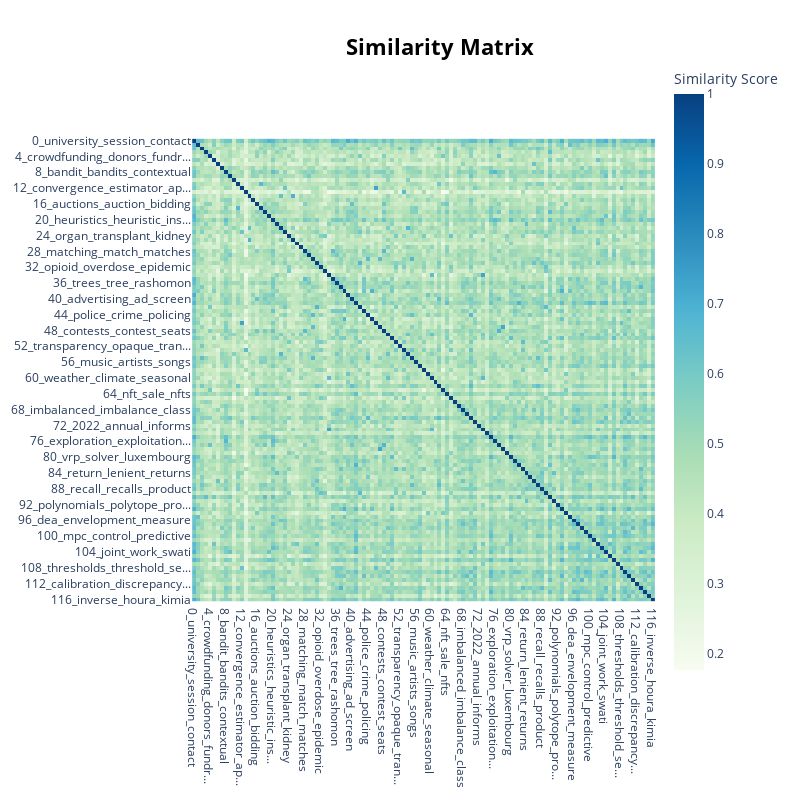

Source (notebook cell):
### Code cell
#Visualizing Topic Similarity (Determining which topics are related)
#topic_model.visualize_heatmap(n_clusters=20, width=1000, height=1000)
topic_model.visualize_heatmap()

### Figure 1 — Plotly figure (JSON) as saved in the notebook; plotly's stock layout.template omitted (floating-point values rounded to 4 significant figures; data arrays with more than 128 entries replaced by an {"elided": "..."} marker saying what was removed)
{"data": [{"coloraxis": "coloraxis", "hovertemplate": "x: %{x}<br>y: %{y}<br>Similarity Score: %{z}<extra></extra>", "name": "0", "type": "heatmap", "x": ["0_university_session_contact", "1_integer_mixedinteger_prog...", "2_privacy_differential_priv...", "3_blockchain_cryptocurrency...", "4_crowdfunding_donors_fundr...", "5_quantum_qubo_computing", "6_fairness_fair_notions", "7_drone_drones_delivery", "8_bandit_bandits_contextual", "9_workers_wage_worker", "10_farmers_yield_agricultural", "11_reviews_review_online", "12_convergence_estimator_ap...", "13_vaccine_vaccination_vacc...", "14_carbon_co2_emissions", "15_train_rail_trains", "16_auctions_auction_bidding", "17_recommendation_recommend...", "18_platforms_platform_sellers", "19_contact_tabishiitk_yundu...", "20_heuristics_heuristic_ins...", "21_portfolio_returns_stock", "22_environmental_sustainabi...", "23_policy_policies_optimal", "24_organ_transplant_kidney", "25_hydrogen_h2_energy", "26_simulation_simulations_s...", "27_wildfire_wildfires_ignit...", "28_matching_match_matches", "29_benders_decomposition_cuts", "30_defender_attacker_attack", "31_causal_treatment_inference", "32_opioid_overdose_epidemic", "33_telehealth_telemedicine_...", "34_forecasts_forecast_forec...", "35_graph_graphs_maximum", "36_trees_tree_rashomon", "37_anomaly_detection_unsupe...", "38_matrix_lowrank_factoriza...", "39_facility_location_facili...", "40_advertising_ad_screen", "41_fitradeoff_multicriteria...", "42_interventions_interventi...", "43_clustering_clusters_clus...", "44_police_crime_policing", "45_tensor_tensors_embedding", "46_convergence_fw_iteration", "47_adversarial_training_rob...", "48_contests_contest_seats", "49_wind_offshore_onshore", "50_gaussian_gp_process", "51_diabetes_maternal_adverse", "52_transparency_opaque_tran...", "53_spread_disease_epidemics", "54_conservation_wildlife_sp...", "55_cyber_cybersecurity_cybe...", "56_music_artists_songs", "57_bilevel_optimization_inner", "58_cancer_radiation_radioth...", "59_parking_curbspace_double", "60_weather_climate_seasonal", "61_refugees_refugee_resettl...", "62_misinformation_news_rumor", "63_loans_lending_borrowers", "64_nft_sale_nfts", "65_sepsis_icu_septic", "66_token_tokens_uniswap", "67_escooters_escooter_rebal...", "68_imbalanced_imbalance_class", "69_label_labels_labeling", "70_trafficking_sex_commercial", "71_metrics_performance_metric", "72_2022_annual_informs", "73_solar_forecasting_irradi...", "74_chatbot_chatbots_machines", "75_gams_wabash_tutorial", "76_exploration_exploitation...", "77_crowdsourcing_voters_wis...", "78_gan_generative_gans", "79_cardiac_arrhythmias_ecg", "80_vrp_solver_luxembourg", "81_census_vh_tract", "82_federated_learning_multi...", "83_screening_mass_fibrosis", "84_return_lenient_returns", "85_audits_audit_auditing", "86_bias_implicit_keywords", "87_trust_dapps_dapp", "88_recall_recalls_product", "89_adherence_medication_tre...", "90_decentralized_queuing_mu...", "91_remanufacturing_remanufa...", "92_polynomials_polytope_pro...", "93_component_pca_principal", "94_renters_lease_renter", "95_generation_column_column...", "96_dea_envelopment_measure", "97_drsubmodular_submodular_...", "98_outage_power_outages", "99_nphard_graphic_matroid", "100_mpc_control_predictive", "101_mip_righthand_sides", "102_physics_physicsinformed...", "103_multiobjective_pareto_f...", "104_joint_work_swati", "105_stability_lyapunov_cont...", "106_decoder_keys_rko", "107_microgrids_microgrid_ad...", "108_thresholds_threshold_se...", "109_namnc_explain_deep", "110_svm_costsensitive_ksmmfs", "111_congestion_refunding_toll", "112_calibration_discrepancy...", "113_defect_inspection_chiao", "114_tierwise_bwe_amplificat...", "115_hyperparameters_tuning_...", "116_inverse_houra_kimia"], "xaxis": "x", "y": ["0_university_session_contact", "1_integer_mixedinteger_prog...", "2_privacy_differential_priv...", "3_blockchain_cryptocurrency...", "4_crowdfunding_donors_fundr...", "5_quantum_qubo_computing", "6_fairness_fair_notions", "7_drone_drones_delivery", "8_bandit_bandits_contextual", "9_workers_wage_worker", "10_farmers_yield_agricultural", "11_reviews_review_online", "12_convergence_estimator_ap...", "13_vaccine_vaccination_vacc...", "14_carbon_co2_emissions", "15_train_rail_trains", "16_auctions_auction_bidding", "17_recommendation_recommend...", "18_platforms_platform_sellers", "19_contact_tabishiitk_yundu...", "20_heuristics_heuristic_ins...", "21_portfolio_returns_stock", "22_environmental_sustainabi...", "23_policy_policies_optimal", "24_organ_transplant_kidney", "25_hydrogen_h2_energy", "26_simulation_simulations_s...", "27_wildfire_wildfires_ignit...", "28_matching_match_matches", "29_benders_decomposition_cuts", "30_defender_attacker_attack", "31_causal_treatment_inference", "32_opioid_overdose_epidemic", "33_telehealth_telemedicine_...", "34_forecasts_forecast_forec...", "35_graph_graphs_maximum", "36_trees_tree_rashomon", "37_anomaly_detection_unsupe...", "38_matrix_lowrank_factoriza...", "39_facility_location_facili...", "40_advertising_ad_screen", "41_fitradeoff_multicriteria...", "42_interventions_interventi...", "43_clustering_clusters_clus...", "44_police_crime_policing", "45_tensor_tensors_embedding", "46_convergence_fw_iteration", "47_adversarial_training_rob...", "48_contests_contest_seats", "49_wind_offshore_onshore", "50_gaussian_gp_process", "51_diabetes_maternal_adverse", "52_transparency_opaque_tran...", "53_spread_disease_epidemics", "54_conservation_wildlife_sp...", "55_cyber_cybersecurity_cybe...", "56_music_artists_songs", "57_bilevel_optimization_inner", "58_cancer_radiation_radioth...", "59_parking_curbspace_double", "60_weather_climate_seasonal", "61_refugees_refugee_resettl...", "62_misinformation_news_rumor", "63_loans_lending_borrowers", "64_nft_sale_nfts", "65_sepsis_icu_septic", "66_token_tokens_uniswap", "67_escooters_escooter_rebal...", "68_imbalanced_imbalance_class", "69_label_labels_labeling", "70_trafficking_sex_commercial", "71_metrics_performance_metric", "72_2022_annual_informs", "73_solar_forecasting_irradi...", "74_chatbot_chatbots_machines", "75_gams_wabash_tutorial", "76_exploration_exploitation...", "77_crowdsourcing_voters_wis...", "78_gan_generative_gans", "79_cardiac_arrhythmias_ecg", "80_vrp_solver_luxembourg", "81_census_vh_tract", "82_federated_learning_multi...", "83_screening_mass_fibrosis", "84_return_lenient_returns", "85_audits_audit_auditing", "86_bias_implicit_keywords", "87_trust_dapps_dapp", "88_recall_recalls_product", "89_adherence_medication_tre...", "90_decentralized_queuing_mu...", "91_remanufacturing_remanufa...", "92_polynomials_polytope_pro...", "93_component_pca_principal", "94_renters_lease_renter", "95_generation_column_column...", "96_dea_envelopment_measure", "97_drsubmodular_submodular_...", "98_outage_power_outages", "99_nphard_graphic_matroid", "100_mpc_control_predictive", "101_mip_righthand_sides", "102_physics_physicsinformed...", "103_multiobjective_pareto_f...", "104_joint_work_swati", "105_stability_lyapunov_cont...", "106_decoder_keys_rko", "107_microgrids_microgrid_ad...", "108_thresholds_threshold_se...", "109_namnc_explain_deep", "110_svm_costsensitive_ksmmfs", "111_congestion_refunding_toll", "112_calibration_discrepancy...", "113_defect_inspection_chiao", "114_tierwise_bwe_amplificat...", "115_hyperparameters_tuning_...", "116_inverse_houra_kimia"], "yaxis": "y", "z": {"elided": "117x117 float values"}}], "layout": {"coloraxis": {"colorbar": {"title": {"text": "Similarity Score"}}, "colorscale": [[0, "rgb(247,252,240)"], [0.125, "rgb(224,243,219)"], [0.25, "rgb(204,235,197)"], [0.375, "rgb(168,221,181)"], [0.5, "rgb(123,204,196)"], [0.625, "rgb(78,179,211)"], [0.75, "rgb(43,140,190)"], [0.875, "rgb(8,104,172)"], [1, "rgb(8,64,129)"]]}, "height": 800, "hoverlabel": {"bgcolor": "white", "font": {"family": "Rockwell", "size": 16}}, "legend": {"title": {"text": "Trend"}}, "margin": {"t": 60}, "showlegend": true, "title": {"font": {"color": "Black", "size": 22}, "text": "<b>Similarity Matrix", "x": 0.55, "xanchor": "center", "y": 0.95, "yanchor": "top"}, "width": 800, "xaxis": {"anchor": "y", "constrain": "domain", "domain": [0, 1], "scaleanchor": "y"}, "yaxis": {"anchor": "x", "autorange": "reversed", "constrain": "domain", "domain": [0, 1]}}}
